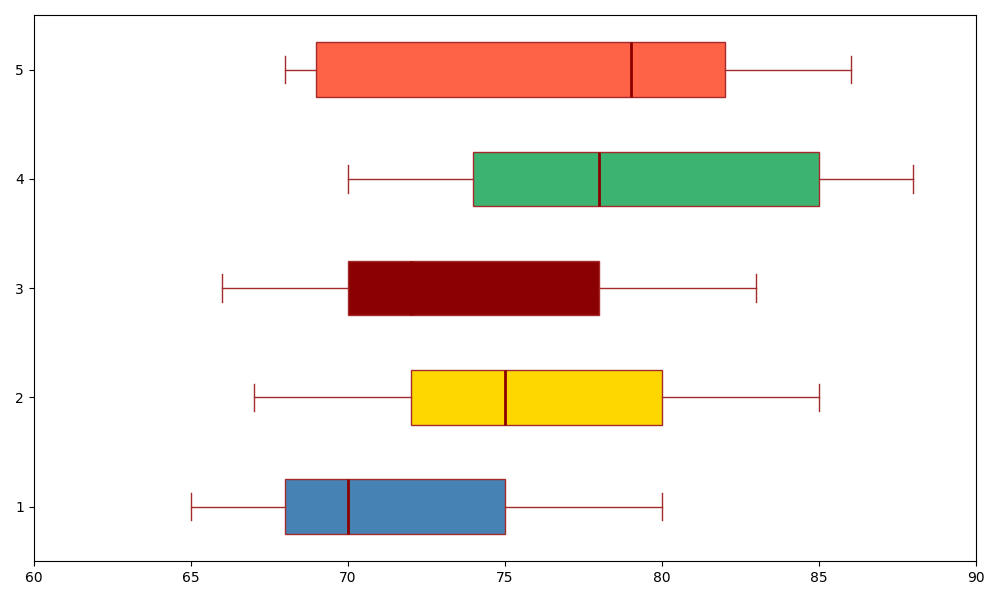

Recreate this plot in Python.
import matplotlib.pyplot as plt

chocolate_brands = ["CocoaHeaven", "ChocoDelight", "SweetCocoa", "DarkFantasy", "ChocoTwist"]
years = ["2015", "2016", "2017", "2018", "2019"]

chocolate_data = {
    "CocoaHeaven": [75, 80, 78, 85, 82],
    "ChocoDelight": [70, 75, 72, 78, 79],
    "SweetCocoa": [68, 72, 70, 74, 69],
    "DarkFantasy": [80, 85, 83, 88, 86],
    "ChocoTwist": [65, 67, 66, 70, 68],
}

box_data = [list(year_data) for year_data in zip(*chocolate_data.values())]

fig, ax = plt.subplots(figsize=(10, 6))

bplot = ax.boxplot(box_data, vert=False, patch_artist=True, notch=False,
                   boxprops=dict(color='brown'),
                   whiskerprops=dict(color='brown'),
                   capprops=dict(color='brown'),
                   medianprops=dict(color='darkred', linewidth=2),
                   flierprops=dict(markerfacecolor='blue', marker='o', markersize=8, linestyle='none'))

# Shuffling the colors manually for the box plots
colors = ['#4682B4', '#FFD700', '#8B0000', '#3CB371', '#FF6347']
for patch, color in zip(bplot['boxes'], colors):
    patch.set_facecolor(color)

ax.set_xlim(60, 90)

plt.tight_layout()
plt.show()
